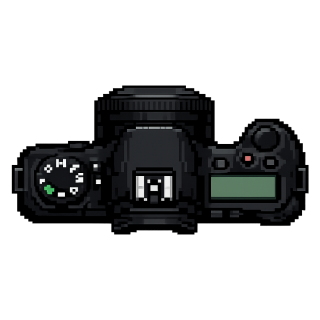
#> input picture camera.png, 320 x 320 px
$ python make_icon.py
#> lines starting #> are read from the running program, lines starting #| are printed output that depends on the picture
#> in main, src is the input picture: PIL image 320x320 RGBA; mean R, G, B, A 8, 8.7, 8.9, 78.4
"""
Regenerate app_icon.ico from camera.png.

    python tools/make_icon.py

The artwork is a black top-down camera, which vanishes against a dark
Windows taskbar at 16-24 px. So the icon is not the raw art: it is the
art composited on a light rounded-square plate, which reads on a dark
taskbar and still reads on a light one because the camera itself stays
dark.

Pass --plain to build the icon straight from the artwork with no plate.

Requires Pillow (dev-time only — the app itself never imports it):
    pip install pillow
"""

from __future__ import annotations

import argparse
from pathlib import Path

from PIL import Image, ImageDraw

ROOT = Path(__file__).resolve().parent.parent
SRC = ROOT / "camera.png"
OUT = ROOT / "app_icon.ico"

# Rendered at 4x then downsampled, so the rounded corners stay smooth.
CANVAS = 1024
SUPER = 4

PLATE_FILL = (238, 241, 247, 255)      # light neutral, close to the UI's text colour
PLATE_EDGE = (188, 196, 212, 255)      # a touch darker so it has an edge on white
CORNER = 0.20                          # radius as a fraction of the canvas
INSET = 0.10                           # plate margin
ART_SCALE = 0.74                       # camera size within the plate

ICO_SIZES = [(16, 16), (24, 24), (32, 32), (48, 48),
             (64, 64), (128, 128), (256, 256)]


def build_plated(src: Image.Image) -> Image.Image:
    size = CANVAS * SUPER
    img = Image.new("RGBA", (size, size), (0, 0, 0, 0))
#> img: PIL image 4096x4096 RGBA; every value is 0
    draw = ImageDraw.Draw(img)

    inset = int(size * INSET)
    radius = int(size * CORNER)
    draw.rounded_rectangle(
        [inset, inset, size - inset - 1, size - inset - 1],
        radius=radius, fill=PLATE_FILL,
        outline=PLATE_EDGE, width=max(2, size // 160),
    )

    # resize(), not thumbnail(): thumbnail only ever shrinks, so the small
    # source artwork would sit as a speck in the middle of the big canvas.
    art_w = int(size * ART_SCALE)
    ratio = min(art_w / src.width, art_w / src.height)
#> ratio = 9.47
    art = src.resize((max(1, round(src.width * ratio)),
                      max(1, round(src.height * ratio))), Image.LANCZOS)
    img.alpha_composite(art, ((size - art.width) // 2,
                              (size - art.height) // 2))
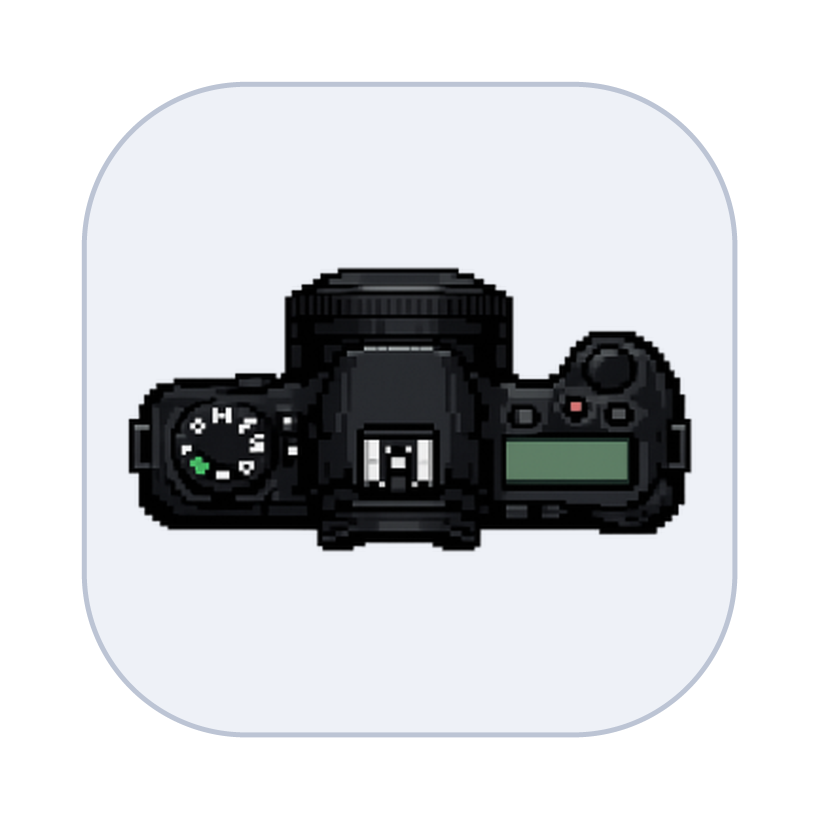
#> img: PIL image 4096x4096 RGBA (shown at 1/5 size); mean R, G, B, A 107.7, 109.5, 112.4, 154.6; transparent parts drawn white

    return img.resize((CANVAS, CANVAS), Image.LANCZOS)


def main() -> None:
    ap = argparse.ArgumentParser(description=__doc__)
    ap.add_argument("--plain", action="store_true",
                    help="no plate — the raw artwork as the icon")
    args = ap.parse_args()

    if not SRC.is_file():
        raise SystemExit(f"missing {SRC}")

    src = Image.open(SRC).convert("RGBA")
    icon = src.copy() if args.plain else build_plated(src)
    icon.save(OUT, sizes=ICO_SIZES)

    kind = "plain artwork" if args.plain else "artwork on a light plate"
    print(f"wrote {OUT.relative_to(ROOT)}  ({kind})")
    print("sizes: " + ", ".join(f"{w}x{h}" for w, h in ICO_SIZES))


if __name__ == "__main__":
    main()
